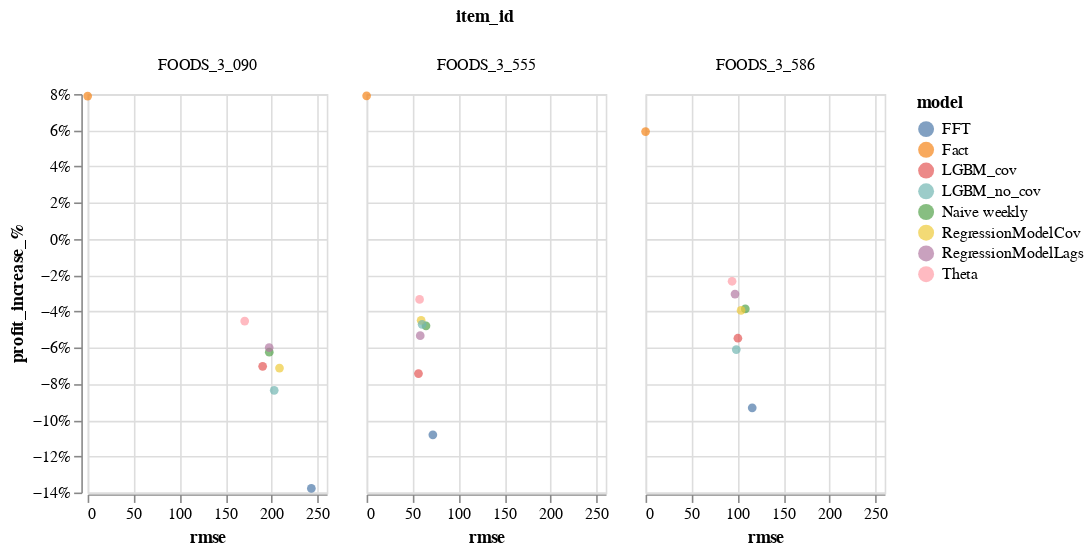

Notebook cell for this chart:
### Code cell
alt.Chart(eval_df).mark_circle().encode(
    x=alt.X('rmse:Q',scale=alt.Scale(zero=False)),
    y=alt.Y('profit_increase_%:Q',scale=alt.Scale(zero=False), axis=alt.Axis(format='%')),
    color=alt.Color('model:N'),
    column='item_id:N'
).properties(width=150, height=250)#.interactive()

### Figure 1 — Vega-Lite specification as saved in the notebook (floating-point values rounded to 4 significant figures)
{"config": {"view": {"continuousWidth": 400, "continuousHeight": 300}}, "data": {"name": "data-b553e273d5611478cad7cdf172323ea7"}, "mark": "circle", "encoding": {"color": {"type": "nominal", "field": "model"}, "column": {"type": "nominal", "field": "item_id"}, "x": {"type": "quantitative", "field": "rmse", "scale": {"zero": false}}, "y": {"type": "quantitative", "axis": {"format": "%"}, "field": "profit_increase_%", "scale": {"zero": false}}}, "height": 250, "width": 150, "$schema": "https://vega.github.io/schema/vega-lite/v4.8.1.json", "datasets": {"data-b553e273d5611478cad7cdf172323ea7": [{"model": "Naive weekly", "item_id": "FOODS_3_555", "rmse": 64.57, "rmse_normalized": 1.0, "profit_increase_%": -0.04795}, {"model": "RegressionModelLags", "item_id": "FOODS_3_555", "rmse": 58.31, "rmse_normalized": 0.903, "profit_increase_%": -0.05337}, {"model": "RegressionModelCov", "item_id": "FOODS_3_555", "rmse": 59.29, "rmse_normalized": 0.9182, "profit_increase_%": -0.04491}, {"model": "LGBM_cov", "item_id": "FOODS_3_555", "rmse": 56.4, "rmse_normalized": 0.8735, "profit_increase_%": -0.07433}, {"model": "LGBM_no_cov", "item_id": "FOODS_3_555", "rmse": 60.34, "rmse_normalized": 0.9344, "profit_increase_%": -0.04713}, {"model": "Theta", "item_id": "FOODS_3_555", "rmse": 57.58, "rmse_normalized": 0.8917, "profit_increase_%": -0.03336}, {"model": "FFT", "item_id": "FOODS_3_555", "rmse": 72.03, "rmse_normalized": 1.115, "profit_increase_%": -0.1081}, {"model": "Fact", "item_id": "FOODS_3_555", "rmse": 0.0, "rmse_normalized": 0.0, "profit_increase_%": 0.07902}, {"model": "Naive weekly", "item_id": "FOODS_3_586", "rmse": 108.5, "rmse_normalized": 1.0, "profit_increase_%": -0.03865}, {"model": "RegressionModelLags", "item_id": "FOODS_3_586", "rmse": 97.27, "rmse_normalized": 0.8968, "profit_increase_%": -0.03042}, {"model": "RegressionModelCov", "item_id": "FOODS_3_586", "rmse": 103.8, "rmse_normalized": 0.9575, "profit_increase_%": -0.03947}, {"model": "LGBM_cov", "item_id": "FOODS_3_586", "rmse": 100.4, "rmse_normalized": 0.9257, "profit_increase_%": -0.05481}, {"model": "LGBM_no_cov", "item_id": "FOODS_3_586", "rmse": 98.63, "rmse_normalized": 0.9094, "profit_increase_%": -0.06107}, {"model": "Theta", "item_id": "FOODS_3_586", "rmse": 94.07, "rmse_normalized": 0.8674, "profit_increase_%": -0.02336}, {"model": "FFT", "item_id": "FOODS_3_586", "rmse": 116.0, "rmse_normalized": 1.069, "profit_increase_%": -0.09322}, {"model": "Fact", "item_id": "FOODS_3_586", "rmse": 0.0, "rmse_normalized": 0.0, "profit_increase_%": 0.05927}, {"model": "Naive weekly", "item_id": "FOODS_3_090", "rmse": 197.5, "rmse_normalized": 1.0, "profit_increase_%": -0.06251}, {"model": "RegressionModelLags", "item_id": "FOODS_3_090", "rmse": 197.4, "rmse_normalized": 0.9994, "profit_increase_%": -0.05998}, {"model": "RegressionModelCov", "item_id": "FOODS_3_090", "rmse": 208.6, "rmse_normalized": 1.056, "profit_increase_%": -0.07131}, {"model": "LGBM_cov", "item_id": "FOODS_3_090", "rmse": 190.3, "rmse_normalized": 0.9635, "profit_increase_%": -0.07034}, {"model": "LGBM_no_cov", "item_id": "FOODS_3_090", "rmse": 202.8, "rmse_normalized": 1.027, "profit_increase_%": -0.08355}, {"model": "Theta", "item_id": "FOODS_3_090", "rmse": 170.8, "rmse_normalized": 0.8647, "profit_increase_%": -0.04532}, {"model": "FFT", "item_id": "FOODS_3_090", "rmse": 243.2, "rmse_normalized": 1.232, "profit_increase_%": -0.1377}, {"model": "Fact", "item_id": "FOODS_3_090", "rmse": 0.0, "rmse_normalized": 0.0, "profit_increase_%": 0.07889}]}}
